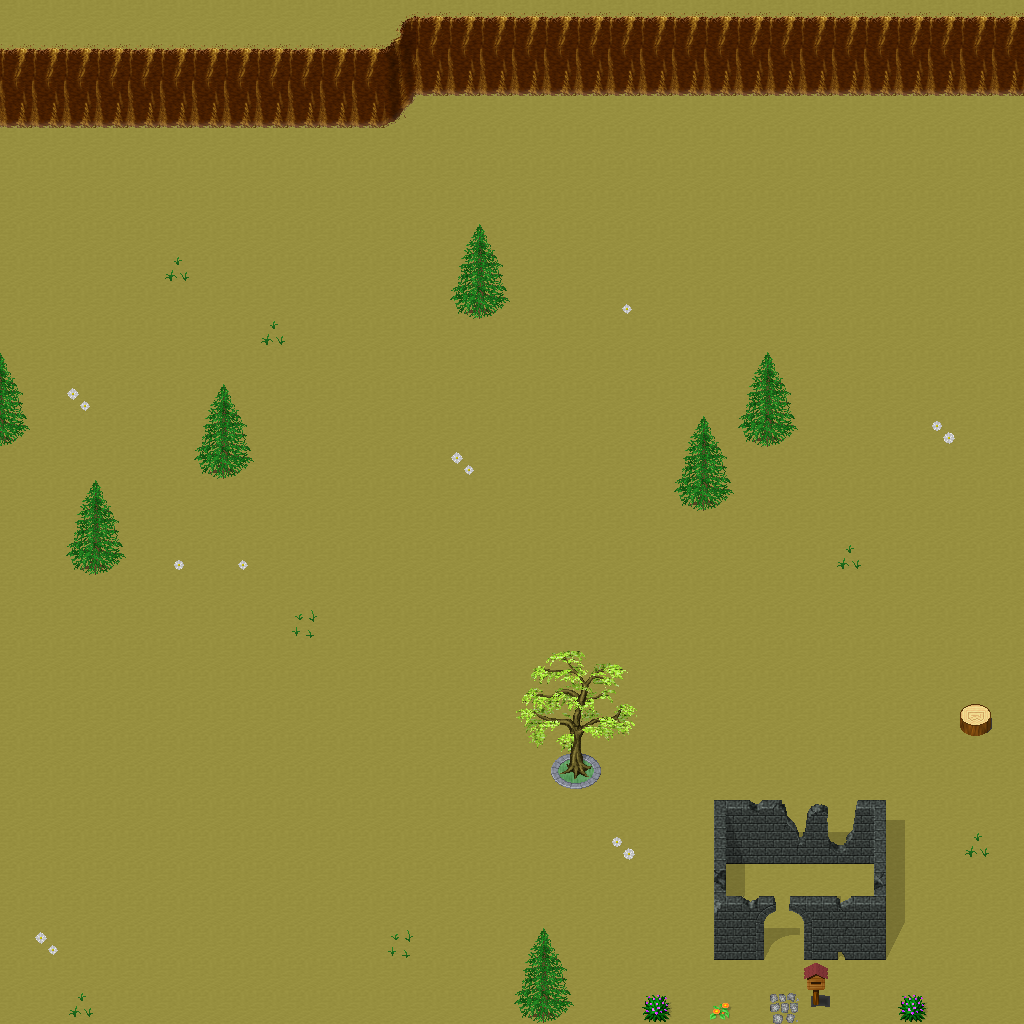

This game map was drawn from its Tiled (.tmx) file and the tilesets committed beside it. A one-line description and the trimmed map source follow:
An orthogonal 32x32 tile map with 32x32 px tiles, 5 tile layers (Ground, Objects, Objects2, Above, ...), 1 hidden layer not drawn, 26 tilesets.

<map version="1.10" tiledversion="1.11.0" orientation="orthogonal" renderorder="right-down" width="32" height="32" tilewidth="32" tileheight="32" infinite="0" nextlayerid="11" nextobjectid="1">
 <tileset firstgid="1" name="ground_ground" tilewidth="32" tileheight="32" tilecount="33" columns="3">
  <image source="../drawable/ground_ground.png" width="96" height="352" />
 </tileset>
 <tileset firstgid="34" name="building_castle" tilewidth="32" tileheight="32" tilecount="320" columns="20">
  <image source="../drawable/building_castle.png" width="640" height="512" />
 </tileset>
 <tileset firstgid="354" name="furniture_carpet_carpets_2" tilewidth="32" tileheight="32" tilecount="20" columns="4">
  <image source="../drawable/furniture_carpet_carpets_2.png" width="128" height="160" />
 </tileset>
 <tileset firstgid="374" name="ground_indoor_tiles" tilewidth="32" tileheight="32" tilecount="8" columns="2">
  <image source="../drawable/ground_indoor_tiles.png" width="64" height="128" />
 </tileset>
 <tileset firstgid="382" name="ground_water_pool" tilewidth="32" tileheight="32" tilecount="72" columns="3">
  <image source="../drawable/ground_water_pool.png" width="96" height="768" />
 </tileset>
 <tileset firstgid="454" name="ground_ridge_earth_dark" tilewidth="32" tileheight="32" tilecount="96" columns="12">
  <image source="../drawable/ground_ridge_earth_dark.png" width="384" height="256" />
 </tileset>
 <tileset firstgid="550" name="logic_collision" tilewidth="32" tileheight="32" tilecount="1" columns="1">
  <image source="../drawable/logic_collision.png" width="32" height="32" />
 </tileset>
 <tileset firstgid="551" name="building_wall_stone_grey" tilewidth="32" tileheight="32" tilecount="12" columns="3">
  <image source="../drawable/building_wall_stone_grey.png" width="96" height="128" />
 </tileset>
 <tileset firstgid="563" name="building_roof_green" tilewidth="32" tileheight="32" tilecount="20" columns="5">
  <image source="../drawable/building_roof_green.png" width="160" height="128" />
 </tileset>
 <tileset firstgid="583" name="ground_ladder_horizontal_dark" tilewidth="32" tileheight="32" tilecount="3" columns="1">
  <image source="../drawable/ground_ladder_horizontal_dark.png" width="32" height="96" />
 </tileset>
 <tileset firstgid="586" name="building_house_pink_blue" tilewidth="32" tileheight="32" tilecount="99" columns="11">
  <image source="../drawable/building_house_pink_blue.png" width="352" height="288" />
 </tileset>
 <tileset firstgid="685" name="ground_mossy_brick_paving" tilewidth="32" tileheight="32" tilecount="9" columns="3">
  <image source="../drawable/ground_mossy_brick_paving.png" width="96" height="96" />
 </tileset>
 <tileset firstgid="694" name="plant_tree_locust_tree" tilewidth="32" tileheight="32" tilecount="20" columns="4">
  <image source="../drawable/plant_tree_locust_tree.png" width="128" height="160" />
 </tileset>
 <tileset firstgid="714" name="plant_tree_spruce" tilewidth="32" tileheight="32" tilecount="6" columns="2">
  <image source="../drawable/plant_tree_spruce.png" width="64" height="96" />
 </tileset>
 <tileset firstgid="720" name="plant_flower_flowers_mixed" tilewidth="32" tileheight="32" tilecount="16" columns="4">
  <image source="../drawable/plant_flower_flowers_mixed.png" width="128" height="128" />
 </tileset>
 <tileset firstgid="736" name="ground_cobbled_paving" tilewidth="32" tileheight="32" tilecount="1" columns="1">
  <image source="../drawable/ground_cobbled_paving.png" width="32" height="32" />
 </tileset>
 <tileset firstgid="737" name="plant_flower_daisy_white" tilewidth="32" tileheight="32" tilecount="8" columns="2">
  <image source="../drawable/plant_flower_daisy_white.png" width="64" height="128" />
 </tileset>
 <tileset firstgid="745" name="item_postbox" tilewidth="32" tileheight="32" tilecount="4" columns="2">
  <image source="../drawable/item_postbox.png" width="64" height="64" />
 </tileset>
 <tileset firstgid="749" name="item_postbox_2" tilewidth="32" tileheight="32" tilecount="2" columns="1">
  <image source="../drawable/item_postbox_2.png" width="32" height="64" />
 </tileset>
 <tileset firstgid="751" name="furniture_table_tree_stump_table" tilewidth="32" tileheight="32" tilecount="4" columns="2">
  <image source="../drawable/furniture_table_tree_stump_table.png" width="64" height="64" />
 </tileset>
 <tileset firstgid="755" name="plant_stump_int_small_stump" tilewidth="32" tileheight="32" tilecount="1" columns="1">
  <image source="../drawable/plant_stump_int_small_stump.png" width="32" height="32" />
 </tileset>
 <tileset firstgid="756" name="plant_grasses" tilewidth="32" tileheight="32" tilecount="6" columns="3">
  <image source="../drawable/plant_grasses.png" width="96" height="64" />
 </tileset>
 <tileset firstgid="762" name="building_fence_wooden_brown_fence" tilewidth="32" tileheight="32" tilecount="42" columns="7">
  <image source="../drawable/building_fence_wooden_brown_fence.png" width="224" height="192" />
 </tileset>
 <tileset firstgid="804" name="ground_green_paving" tilewidth="32" tileheight="32" tilecount="18" columns="3">
  <image source="../drawable/ground_green_paving.png" width="96" height="192" />
 </tileset>
 <tileset firstgid="822" name="building_stone_ruins" tilewidth="32" tileheight="32" tilecount="72" columns="6">
  <image source="../drawable/building_stone_ruins.png" width="192" height="384" />
 </tileset>
 <tileset firstgid="894" name="logic_creature_insect" tilewidth="32" tileheight="32" tilecount="5" columns="5">
  <image source="../drawable/logic_creature_insect.png" width="160" height="32" />
 </tileset>
 <layer id="1" name="Ground" width="32" height="32">
  <data>[1024 cells, 1024 non-empty, 1 distinct tile ids]</data>
 </layer>
 <layer id="2" name="Objects" width="32" height="32">
  <data>[1024 cells, 156 non-empty, 40 distinct tile ids]</data>
 </layer>
 <layer id="3" name="Objects2" width="32" height="32">
  <data>[1024 cells, 3 non-empty, 3 distinct tile ids]</data>
 </layer>
 <layer id="4" name="Above" width="32" height="32">
  <data>[1024 cells, 53 non-empty, 31 distinct tile ids]</data>
 </layer>
 <layer id="5" name="Above2" width="32" height="32">
  <data>[1024 cells, 0 non-empty, 0 distinct tile ids]</data>
 </layer>
 <layer id="6" name="Walkable" width="32" height="32" visible="0">
  <data>[1024 cells, 145 non-empty, 1 distinct tile ids]</data>
 </layer>
 <objectgroup id="7" name="Mapevents" />
 <objectgroup id="8" name="Spawn" />
 <objectgroup id="9" name="Keys" />
 <objectgroup id="10" name="Replace" />
</map>
